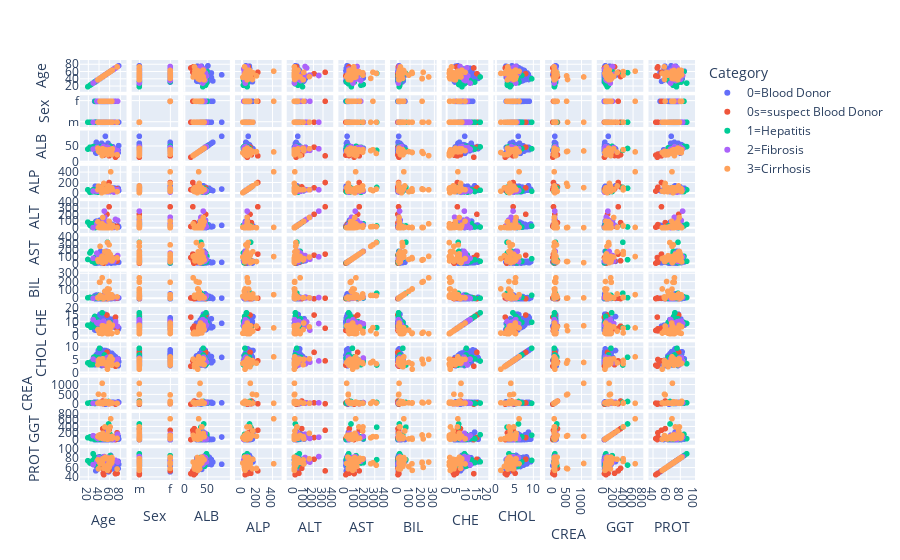

Write notebook code for a chart like this one.
### Markdown cell above
##Scatter Matrix

**Category** contains the code indicating the diagnosis.
0=Blood donor (undiagnosed)
0s=suspect blood donor (suspected of liver disease, unconfirmed)
1=Hepatitis
2=Fibrosis
3=Cirrhosis
If we were using a supervised machine learning technique, this column might be the target and the values would be training labels. </br>
Since we are using and unsupervised technique, we will just use Category in our visual data exploration, and not in the actual clustering algorithm.

Read about the plotly.express [scatter_matrix](https://plotly.com/python/splom/)

**Run the plotly command below which plots the correlations between the labs for each value of Category.**

### Code cell
# Let's explore the relationship between features using the plotly.express (px) library

fig = px.scatter_matrix(hcv,
    dimensions=list(hcv.drop(columns="Category").columns),
    color="Category")
fig.show()

### Figure 1 — Plotly figure (JSON) as saved in the notebook; plotly's stock layout.template omitted (floating-point values rounded to 4 significant figures; data arrays with more than 128 entries replaced by an {"elided": "..."} marker saying what was removed)
{"data": [{"dimensions": [{"axis": {"matches": true}, "label": "Age", "values": {"elided": "533 int values"}}, {"axis": {"matches": true}, "label": "Sex", "values": {"elided": "533 str values"}}, {"axis": {"matches": true}, "label": "ALB", "values": {"elided": "533 float values"}}, {"axis": {"matches": true}, "label": "ALP", "values": {"elided": "533 float values"}}, {"axis": {"matches": true}, "label": "ALT", "values": {"elided": "533 float values"}}, {"axis": {"matches": true}, "label": "AST", "values": {"elided": "533 float values"}}, {"axis": {"matches": true}, "label": "BIL", "values": {"elided": "533 float values"}}, {"axis": {"matches": true}, "label": "CHE", "values": {"elided": "533 float values"}}, {"axis": {"matches": true}, "label": "CHOL", "values": {"elided": "533 float values"}}, {"axis": {"matches": true}, "label": "CREA", "values": {"elided": "533 int values"}}, {"axis": {"matches": true}, "label": "GGT", "values": {"elided": "533 float values"}}, {"axis": {"matches": true}, "label": "PROT", "values": {"elided": "533 float values"}}], "hovertemplate": "Category=0=Blood Donor<br>%{xaxis.title.text}=%{x}<br>%{yaxis.title.text}=%{y}<extra></extra>", "legendgroup": "0=Blood Donor", "marker": {"color": "#636efa", "symbol": "circle"}, "name": "0=Blood Donor", "showlegend": true, "type": "splom"}, {"dimensions": [{"axis": {"matches": true}, "label": "Age", "values": [47, 48, 49, 55, 71, 74, 59]}, {"axis": {"matches": true}, "label": "Sex", "values": ["m", "m", "m", "m", "m", "m", "f"]}, {"axis": {"matches": true}, "label": "ALB", "values": [22.5, 24.9, 21.6, 47.3, 14.9, 20.3, 19.3]}, {"axis": {"matches": true}, "label": "ALP", "values": [124, 116.9, 42.2, 106, 69.8, 84, 208.2]}, {"axis": {"matches": true}, "label": "ALT", "values": [79.5, 49.2, 9.5, 208.8, 19.7, 22.8, 325.3]}, {"axis": {"matches": true}, "label": "AST", "values": [46.7, 24.3, 10.6, 130.6, 95.2, 43, 146.6]}, {"axis": {"matches": true}, "label": "BIL", "values": [2.3, 4.9, 2.4, 0.8, 9.8, 5.7, 6.9]}, {"axis": {"matches": true}, "label": "CHE", "values": [6.83, 3.44, 3.75, 14.8, 13.3, 4.91, 5.33]}, {"axis": {"matches": true}, "label": "CHOL", "values": [4.3, 5.25, 3.01, 8.08, 2.61, 3.19, 4.72]}, {"axis": {"matches": true}, "label": "CREA", "values": [170, 29, 64, 76, 9, 52, 32]}, {"axis": {"matches": true}, "label": "GGT", "values": [345.6, 83, 38.9, 71.6, 7.6, 218.3, 295.6]}, {"axis": {"matches": true}, "label": "PROT", "values": [58.6, 47.8, 44.8, 78.3, 47, 47.8, 53.1]}], "hovertemplate": "Category=0s=suspect Blood Donor<br>%{xaxis.title.text}=%{x}<br>%{yaxis.title.text}=%{y}<extra></extra>", "legendgroup": "0s=suspect Blood Donor", "marker": {"color": "#EF553B", "symbol": "circle"}, "name": "0s=suspect Blood Donor", "showlegend": true, "type": "splom"}, {"dimensions": [{"axis": {"matches": true}, "label": "Age", "values": [38, 19, 23, 25, 27, 29, 30, 32, 32, 34, 35, 36, 38, 41, 44, 46, 50, 51, 56, 58, 33, 41, 50, 61]}, {"axis": {"matches": true}, "label": "Sex", "values": ["m", "m", "m", "m", "m", "m", "m", "m", "m", "m", "m", "m", "m", "m", "m", "m", "m", "m", "m", "m", "f", "f", "f", "f"]}, {"axis": {"matches": true}, "label": "ALB", "values": [45, 41, 47, 42, 45, 49, 45, 45, 41, 46, 47, 44, 41, 42, 49, 48, 42, 43, 37, 43, 43, 37, 40, 50]}, {"axis": {"matches": true}, "label": "ALP", "values": [56.3, 68.28, 19.1, 38.2, 27.5, 68.28, 68.28, 34.6, 34.4, 36.7, 37.9, 32.9, 20.6, 39.6, 27.3, 59.5, 41.6, 37.2, 114, 99.1, 29.6, 31.2, 32.7, 34.4]}, {"axis": {"matches": true}, "label": "ALT", "values": [28.45, 87, 38.9, 63.3, 10.5, 53, 66, 44.3, 12.1, 7.4, 13.3, 9.4, 15.2, 26.5, 40.2, 11.6, 10.2, 21.4, 27.8, 12.2, 3.8, 8.2, 9, 27.4]}, {"axis": {"matches": true}, "label": "AST", "values": [33.1, 67, 164.2, 187.7, 37.8, 39, 45, 96.2, 60.9, 31.6, 48.4, 32, 53.5, 77.6, 31.1, 39, 38.1, 132.8, 324, 63.2, 16.7, 38.3, 46, 114.4]}, {"axis": {"matches": true}, "label": "BIL", "values": [7, 12, 17, 14, 10, 15, 14, 16, 6, 9, 8, 14, 24, 42, 13, 7, 17, 5, 67, 13, 6, 7, 10, 22]}, {"axis": {"matches": true}, "label": "CHE", "values": [9.58, 7.55, 7.09, 6, 8.77, 8.79, 12.16, 10.11, 13.8, 9.71, 10.3, 11.42, 10.23, 9.67, 8.91, 16.41, 9.54, 10.12, 5.75, 5.95, 6.88, 7.08, 7.51, 9.48]}, {"axis": {"matches": true}, "label": "CHOL", "values": [6, 3.9, 3.2, 4.28, 3.2, 3.6, 6.1, 6.28, 5.48, 5.37, 4.14, 5.73, 4.89, 9.67, 4.07, 4.65, 7.04, 5.23, 3.09, 6.15, 5.72, 5.3, 4.67, 4.62]}, {"axis": {"matches": true}, "label": "CREA", "values": [77.9, 62, 79.3, 66.9, 55.2, 79, 86, 81.2, 45.4, 82.3, 69.2, 68.6, 81.8, 57.7, 81.5, 66.4, 75.3, 76.2, 97.7, 147.3, 58.8, 60.8, 56.6, 61.9]}, {"axis": {"matches": true}, "label": "GGT", "values": [18.9, 65, 90.4, 40.2, 35.9, 37, 43, 48.1, 33.1, 34.4, 68.2, 40.6, 57.9, 143.4, 27.6, 158.2, 92.1, 76.4, 392.2, 491, 11.5, 24.7, 22.3, 169.8]}, {"axis": {"matches": true}, "label": "PROT", "values": [63, 75, 70.1, 70.5, 74.5, 90, 77, 82.1, 71.1, 71.6, 76, 70.9, 71.1, 75.8, 72.8, 72.7, 72.3, 76.7, 77.3, 65.6, 78.2, 82.4, 70.1, 86]}], "hovertemplate": "Category=1=Hepatitis<br>%{xaxis.title.text}=%{x}<br>%{yaxis.title.text}=%{y}<extra></extra>", "legendgroup": "1=Hepatitis", "marker": {"color": "#00cc96", "symbol": "circle"}, "name": "1=Hepatitis", "showlegend": true, "type": "splom"}, {"dimensions": [{"axis": {"matches": true}, "label": "Age", "values": [29, 40, 46, 48, 49, 49, 50, 53, 54, 57, 59, 64, 71, 36, 38, 57, 68, 49, 51, 56, 75]}, {"axis": {"matches": true}, "label": "Sex", "values": ["m", "m", "m", "m", "m", "m", "m", "m", "m", "m", "m", "m", "m", "f", "f", "f", "f", "f", "f", "f", "f"]}, {"axis": {"matches": true}, "label": "ALB", "values": [41, 39, 45, 49, 39, 46, 42, 46, 41, 47, 44, 38, 37, 46, 40, 43, 43, 39, 37, 39, 36]}, {"axis": {"matches": true}, "label": "ALP", "values": [43.1, 43.1, 26.9, 45.2, 68.28, 68.28, 68.28, 68.28, 41.8, 29.7, 34.5, 35.7, 68.28, 39.3, 39.8, 52.1, 22.9, 68.28, 68.28, 68.28, 68.28]}, {"axis": {"matches": true}, "label": "ALT", "values": [2.4, 23.8, 23.1, 19.3, 118, 114, 258, 34, 41.5, 10.2, 8.9, 7.1, 130, 67.1, 14.9, 8.3, 5, 46, 164, 42, 114]}, {"axis": {"matches": true}, "label": "AST", "values": [83.5, 114.7, 125, 69.1, 62, 75, 106, 43, 187.9, 55.9, 74.5, 41.3, 90, 161.9, 68.9, 35.8, 42.1, 39, 70, 34, 125]}, {"axis": {"matches": true}, "label": "BIL", "values": [6, 11, 17, 30, 10, 16, 15, 14, 21, 12, 6, 13, 15, 13, 11, 18, 12, 9, 9, 10, 14]}, {"axis": {"matches": true}, "label": "CHE", "values": [11.49, 9.64, 6.97, 7.76, 7.28, 10.43, 8.74, 8.77, 8.59, 6.6, 9.45, 7.1, 9.92, 9.24, 8.55, 8.61, 7.29, 10.21, 3.99, 7.75, 6.65]}, {"axis": {"matches": true}, "label": "CHOL", "values": [5.42, 4.2, 4.01, 4.22, 3.5, 5.2, 4.7, 4, 5.85, 4.64, 4.45, 4.52, 4.7, 4.81, 4.31, 6.19, 4.89, 3.1, 4.2, 5, 5.368]}, {"axis": {"matches": true}, "label": "CREA", "values": [55.2, 70.9, 60.5, 76.7, 72, 72, 77, 112, 91, 70.9, 65, 70, 79, 65.3, 60.5, 71.4, 80.9, 89, 67, 80, 57]}, {"axis": {"matches": true}, "label": "GGT", "values": [130, 127.3, 72.2, 28.4, 74, 59, 80, 203, 104.9, 69.6, 95.3, 53, 77, 60, 40.1, 27.9, 11.9, 53, 43, 84, 177]}, {"axis": {"matches": true}, "label": "PROT", "values": [66.5, 81.3, 73, 72.3, 81, 82, 84, 76, 79.1, 80.9, 69.7, 66.8, 76, 73.9, 76.5, 82, 76.1, 79, 72, 78, 72]}], "hovertemplate": "Category=2=Fibrosis<br>%{xaxis.title.text}=%{x}<br>%{yaxis.title.text}=%{y}<extra></extra>", "legendgroup": "2=Fibrosis", "marker": {"color": "#ab63fa", "symbol": "circle"}, "name": "2=Fibrosis", "showlegend": true, "type": "splom"}, {"dimensions": [{"axis": {"matches": true}, "label": "Age", "values": [38, 39, 41, 42, 45, 46, 46, 47, 51, 51, 56, 56, 56, 58, 59, 59, 59, 61, 65, 74, 42, 49, 52, 58, 59, 62, 64, 64, 46, 59]}, {"axis": {"matches": true}, "label": "Sex", "values": ["m", "m", "m", "m", "m", "m", "m", "m", "m", "m", "m", "m", "m", "m", "m", "m", "m", "m", "m", "m", "f", "f", "f", "f", "f", "f", "f", "f", "f", "f"]}, {"axis": {"matches": true}, "label": "ALB", "values": [44, 34, 31, 36, 29, 20, 35, 42, 39, 33, 27, 23, 30, 31, 36, 27, 31, 39, 41.62, 23, 33, 33, 39, 34, 39, 32, 24, 29, 33, 36]}, {"axis": {"matches": true}, "label": "ALP", "values": [68.28, 137.8, 85.3, 69.6, 11.3, 68.28, 109.6, 68.28, 66, 29.6, 81.1, 105.6, 40.4, 143.1, 49.7, 73.8, 86.3, 102.9, 68.28, 34.1, 79, 190.7, 37, 46.4, 51.3, 416.6, 102.8, 87.3, 68.28, 68.28]}, {"axis": {"matches": true}, "label": "ALT", "values": [94, 4.8, 4.8, 14.9, 7.1, 62, 2.3, 159, 29.6, 4.5, 17, 5.1, 0.9, 7, 5.2, 4, 5.4, 27.3, 40, 2.1, 3.7, 1.2, 1.3, 15, 19.6, 5.9, 2.9, 3.5, 39, 100]}, {"axis": {"matches": true}, "label": "AST", "values": [60, 35.6, 60.2, 263.1, 101.9, 113, 19.2, 102, 185, 66.6, 319.8, 123, 80.3, 181.8, 110.1, 65.2, 95.4, 143.2, 54, 90.4, 55.7, 36.3, 30.4, 150, 285.8, 110.3, 44.4, 99, 62, 80]}, {"axis": {"matches": true}, "label": "BIL", "values": [12, 9, 200, 40, 31, 254, 11, 11, 19, 91, 37, 43, 119, 58, 37, 209, 117, 15, 13, 22, 200, 7, 21, 8, 40, 50, 20, 48, 20, 12]}, {"axis": {"matches": true}, "label": "CHE", "values": [4.37, 3.65, 1.8, 3.61, 1.73, 1.48, 7.1, 6.29, 2, 4.02, 1.42, 1.8, 1.88, 3.29, 2.29, 2.47, 1.57, 5.38, 7.5, 2.5, 1.72, 6.92, 6.33, 6.26, 5.77, 5.57, 1.54, 1.66, 3.56, 9.07]}, {"axis": {"matches": true}, "label": "CHOL", "values": [3.2, 4.82, 5.34, 3.93, 3.71, 5.368, 4.1, 5.5, 3.6, 4.08, 3.54, 2.4, 1.43, 3.92, 3.68, 3.61, 3.51, 4.88, 5.368, 3.29, 5.16, 3.82, 3.78, 3.98, 4.51, 6.3, 3.02, 3.63, 4.2, 5.3]}, {"axis": {"matches": true}, "label": "CREA", "values": [61, 519, 106.4, 49.6, 76.7, 114, 1079.0, 58, 58.3, 75.9, 66.9, 62.7, 79.3, 66.4, 118.2, 71.7, 60.5, 72.3, 70, 51, 89.1, 485.9, 158.2, 56, 136.1, 55.7, 63, 66.7, 52, 67]}, {"axis": {"matches": true}, "label": "GGT", "values": [99, 133.4, 151, 61, 65.6, 138, 105.6, 201, 399.5, 28.5, 93.7, 35.9, 17.6, 273.7, 56.9, 28.5, 53.6, 400.3, 107, 46.8, 146.3, 112, 142.5, 49.7, 101.1, 650.9, 35.9, 64.2, 50, 34]}, {"axis": {"matches": true}, "label": "PROT", "values": [77, 57.5, 71.8, 68.6, 70, 72.04, 69.1, 79, 79.4, 62.3, 65.3, 62.8, 54.2, 78.1, 74.8, 60.6, 68.5, 73.4, 79, 57.1, 69.9, 58.5, 82.7, 80.6, 70.5, 68.5, 71.3, 82, 71, 68]}], "hovertemplate": "Category=3=Cirrhosis<br>%{xaxis.title.text}=%{x}<br>%{yaxis.title.text}=%{y}<extra></extra>", "legendgroup": "3=Cirrhosis", "marker": {"color": "#FFA15A", "symbol": "circle"}, "name": "3=Cirrhosis", "showlegend": true, "type": "splom"}], "layout": {"dragmode": "select", "legend": {"title": {"text": "Category"}, "tracegroupgap": 0}, "margin": {"t": 60}}}
